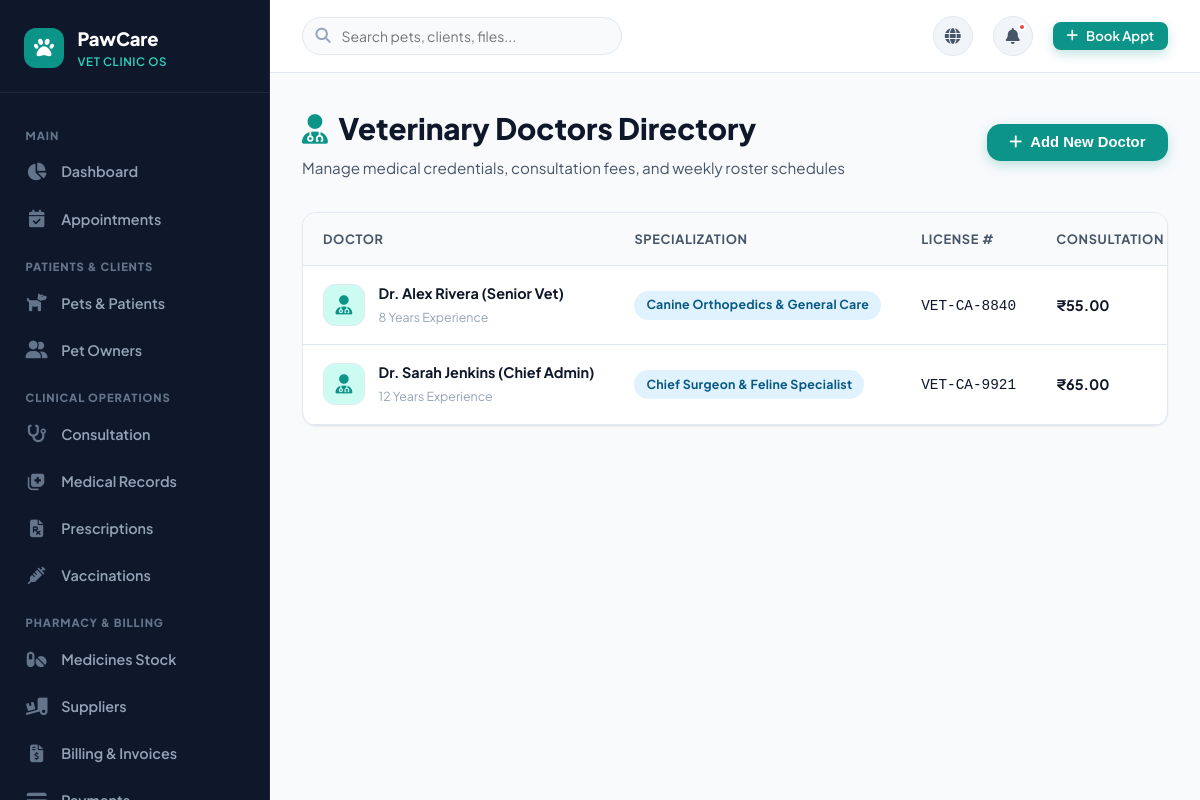
Page /doctors-manage (signed in) on the committed database.
### tables this page shows
CREATE TABLE doctors (
    id INTEGER PRIMARY KEY AUTOINCREMENT,
    user_id INTEGER UNIQUE NOT NULL,
    specialization VARCHAR(120) NOT NULL,
    license_number VARCHAR(80) NOT NULL,
    consultation_fee REAL DEFAULT 50.00,
    experience_years INTEGER DEFAULT 5,
    bio TEXT,
    schedule_days VARCHAR(100) DEFAULT 'Mon,Tue,Wed,Thu,Fri',
    schedule_hours VARCHAR(100) DEFAULT '09:00 AM - 05:00 PM',
    photo VARCHAR(255) DEFAULT 'doctor.jpg',
    available INTEGER DEFAULT 1,
    FOREIGN KEY (user_id) REFERENCES users (id) ON DELETE CASCADE
);

CREATE TABLE users (
    id INTEGER PRIMARY KEY AUTOINCREMENT,
    username VARCHAR(80) UNIQUE NOT NULL,
    email VARCHAR(120) UNIQUE NOT NULL,
    password_hash VARCHAR(255) NOT NULL,
    full_name VARCHAR(120) NOT NULL,
    role VARCHAR(20) NOT NULL DEFAULT 'staff', -- 'admin', 'doctor', 'staff'
    phone VARCHAR(30),
    is_active INTEGER DEFAULT 1,
    created_at TIMESTAMP DEFAULT CURRENT_TIMESTAMP
);

### app.py (the view)
@app.route('/doctors-manage')
@roles_required('admin')
def doctors_manage():
    db = get_db()
    doctors_list = db.execute("""
        SELECT d.*, u.full_name, u.email, u.phone, u.is_active
        FROM doctors d
        JOIN users u ON d.user_id = u.id
        ORDER BY u.full_name ASC
    """).fetchall()
    return render_template('doctors_manage.html', doctors=doctors_list)

### app.py (called while the page is built)
def get_db():
    if 'db' not in g:
        g.db = sqlite3.connect(
            app.config['DATABASE'],
            detect_types=sqlite3.PARSE_DECLTYPES
        )
        g.db.row_factory = sqlite3.Row
        g.db.execute("PRAGMA foreign_keys = ON;")
    return g.db

def init_db():
    db = get_db()
    cur = db.cursor()
    cur.execute("SELECT name FROM sqlite_master WHERE type='table' AND name='users';")
    if cur.fetchone() is None:
        if os.path.exists(app.config['SQL_SCHEMA']):
            with open(app.config['SQL_SCHEMA'], mode='r', encoding='utf-8') as f:
                db.cursor().executescript(f.read())
            db.commit()

@app.before_request
def setup_database_if_needed():
    init_db()

def roles_required(*roles):
    from functools import wraps
    def decorator(view):
        @wraps(view)
        def wrapped_view(**kwargs):
            if 'user_id' not in session:
                flash('Please log in first.', 'warning')
                return redirect(url_for('login'))
            if session.get('user_role') not in roles:
                flash('You do not have permission to access that resource.', 'danger')
                return redirect(url_for('dashboard_router'))
            return view(**kwargs)
        return wrapped_view
    return decorator

### templates/doctors_manage.html (shortened to what this page needs)
{% extends "base.html" %}
{% block content %}
<div class="page-header">
  <div class="page-header-text">
    <h1><i class="fas fa-user-md" style="color: var(--primary);"></i> Veterinary Doctors Directory</h1>
    <p>Manage medical credentials, consultation fees, and weekly roster schedules</p>
  </div>
  <div class="page-actions">
    <button type="button" class="btn btn-primary" onclick="document.getElementById('addDoctorModal').style.display = 'block'">
      <i class="fas fa-plus"></i> Add New Doctor
    </button>
  </div>
</div>
<div class="table-wrapper">
  <div class="table-responsive">
    <table class="custom-table">
      <thead>
        <tr>
          <th>Doctor</th>
          <th>Specialization</th>
          <th>License #</th>
          <th>Consultation Fee</th>
        </tr>
      </thead>
      <tbody>
        {% for doc in doctors %}
        <tr>
          <td>
            <div class="table-user-cell">
              <div class="table-avatar" style="background: var(--primary-light); color: var(--primary);">
                <i class="fas fa-user-md"></i>
              </div>
              <div class="table-user-info">
                <span class="name">{{ doc.full_name }}</span>
                <span class="sub">{{ doc.experience_years }} Years Experience</span>
              </div>
            </div>
          </td>
          <td><span class="badge badge-info">{{ doc.specialization }}</span></td>
          <td><code>{{ doc.license_number }}</code></td>
          <td><strong>₹{{ "%.2f"|format(doc.consultation_fee) }}</strong></td>
        </tr>
        {% endfor %}
      </tbody>
    </table>
  </div>
</div>
{% endblock %}

### static/css/style.css (style rules this page uses)
:root { --primary: #0d9488; --primary-hover: #0f766e; --primary-light: #ccfbf1; --primary-dark: #115e59; --secondary: #6366f1; --secondary-light: #e0e7ff; --accent: #f59e0b; --accent-light: #fef3c7; --success: #10b981; --success-light: #d1fae5; --danger: #ef4444; --danger-light: #fee2e2; --warning: #f59e0b; --info: #0284c7; --info-light: #e0f2fe; --bg-main: #f8fafc; --bg-card: #ffffff; --bg-sidebar: #0f172a; --bg-subtle: #f1f5f9; --text-primary: #0f172a; --text-secondary: #475569; --text-muted: #94a3b8; --text-light: #f8fafc; --border-color: #e2e8f0; --border-radius-sm: 8px; --border-radius-md: 14px; --border-radius-lg: 20px; --border-radius-full: 9999px; --shadow-sm: 0 1px 2px 0 rgba(0, 0, 0, 0.05); --shadow-md: 0 4px 6px -1px rgba(0, 0, 0, 0.07), 0 2px 4px -1px rgba(0, 0, 0, 0.04); --shadow-lg: 0 10px 15px -3px rgba(0, 0, 0, 0.08), 0 4px 6px -2px rgba(0, 0, 0, 0.04); --shadow-xl: 0 20px 25px -5px rgba(0, 0, 0, 0.1), 0 10px 10px -5px rgba(0, 0, 0, 0.04); --transition: all 0.25s cubic-bezier(0.4, 0, 0.2, 1); }
* { margin: 0; padding: 0; box-sizing: border-box; }
body { font-family: 'Plus Jakarta Sans', -apple-system, BlinkMacSystemFont, sans-serif; background-color: var(--bg-main); color: var(--text-primary); line-height: 1.6; overflow-x: hidden; }
.btn { display: inline-flex; align-items: center; justify-content: center; gap: 0.5rem; font-weight: 600; font-size: 0.925rem; padding: 0.65rem 1.35rem; border-radius: var(--border-radius-md); border: 1px solid transparent; cursor: pointer; transition: var(--transition); line-height: 1; }
.btn-primary { background-color: var(--primary); color: #ffffff; box-shadow: 0 4px 12px rgba(13, 148, 136, 0.25); }
.badge { display: inline-flex; align-items: center; gap: 0.35rem; font-size: 0.775rem; font-weight: 700; padding: 0.3rem 0.75rem; border-radius: var(--border-radius-full); text-transform: capitalize; letter-spacing: 0.02em; }
.badge-info, .badge-scheduled, .badge-admin { background: var(--info-light); color: #075985; }

### static/css/dashboard.css (style rules this page uses)
.page-header { display: flex; align-items: center; justify-content: space-between; margin-bottom: 2rem; flex-wrap: wrap; gap: 1rem; }
.page-header-text h1 { font-size: 1.85rem; font-weight: 800; color: var(--text-primary); display: flex; align-items: center; gap: 0.65rem; }
.page-header-text p { color: var(--text-secondary); font-size: 0.95rem; margin-top: 0.2rem; }
.page-actions { display: flex; align-items: center; gap: 0.75rem; }

### static/css/tables.css (style rules this page uses)
.table-wrapper { background: #ffffff; border-radius: var(--border-radius-md); border: 1px solid var(--border-color); box-shadow: var(--shadow-sm); overflow: hidden; margin-bottom: 2rem; }
.table-responsive { width: 100%; overflow-x: auto; -webkit-overflow-scrolling: touch; }
.custom-table { width: 100%; border-collapse: collapse; text-align: left; font-size: 0.9rem; }
.custom-table th { background-color: #f8fafc; color: var(--text-secondary); font-weight: 700; font-size: 0.8rem; text-transform: uppercase; letter-spacing: 0.05em; padding: 1rem 1.25rem; border-bottom: 1px solid var(--border-color); white-space: nowrap; }
.custom-table td { padding: 1rem 1.25rem; border-bottom: 1px solid var(--border-color); color: var(--text-primary); vertical-align: middle; white-space: nowrap; }
.custom-table tbody tr { transition: var(--transition); }
.table-user-cell { display: flex; align-items: center; gap: 0.85rem; }
.table-avatar { width: 42px; height: 42px; border-radius: 12px; object-fit: cover; background: var(--bg-subtle); border: 1px solid var(--border-color); display: flex; align-items: center; justify-content: center; color: var(--primary); font-size: 1.2rem; }
.table-user-info .name { font-weight: 700; color: var(--text-primary); display: block; }
.table-user-info .sub { font-size: 0.775rem; color: var(--text-muted); }

### rows in the picture
doctors: full_name "Dr. Alex Rivera (Senior Vet)", experience_years "8", specialization "Canine Orthopedics & General Care", license_number "VET-CA-8840", consultation_fee "55.00"
doctors: full_name "Dr. Sarah Jenkins (Chief Admin)", experience_years "12", specialization "Chief Surgeon & Feline Specialist", license_number "VET-CA-9921", consultation_fee "65.00"
